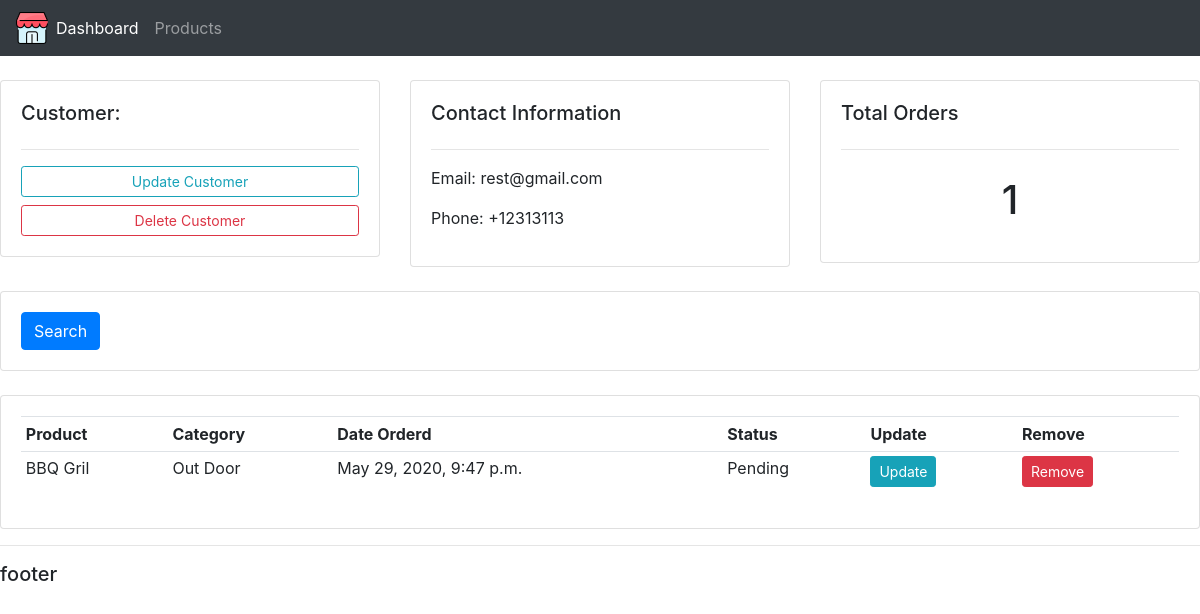
The app's page /customer/2/ with its own data.
### accounts/models.py (models this page shows, shortened)
class Customer(models.Model):
    name =  models.CharField(max_length = 200,  null=True)
    email = models.CharField(max_length = 200, null= True)
    phone = models.CharField(max_length = 200, null = True)
    date_created = models.DateTimeField(auto_now_add = True, null = True)

class Order(models.Model):
    STATUS =(('Pending','Pending'),
              ('Out for delivery', 'Out for delivery'),
              ('Delivered', 'Delivered'),
            )
    product = models.ForeignKey(Product, null = True, on_delete = models.SET_NULL)
    customer = models.ForeignKey(Customer, null = True, on_delete = models.SET_NULL)
    date_created = models.DateTimeField(auto_now_add = True, null = True)
    status =  models.CharField(max_length = 200,  null=True, choices = STATUS)

class Product(models.Model):
    CATEGORY = (
        ('Indoor','Indoor'),
        ('Out Door', 'Out Door')
    )
    name = models.CharField(max_length = 200,  null=True)
    price = models.FloatField( null = True)
    category = models.CharField(max_length = 200,  null=True, choices = CATEGORY)
    description = models.CharField(max_length = 200, null = True)
    date_created = models.DateTimeField(auto_now_add = True, null = True)
    tags = models.ManyToManyField('Tag')
    def __str__(self):
        return self.name

### accounts/views.py (the view)
# urls.py: path('customer/<str:pk_test>/',views.customer, name = 'customer'),
def customer(request, pk_test):
    customer = Customer.objects.get(id = pk_test)
    orders = customer.order_set.all()
    order_count = orders.count()
    context = {'customer':customer,'orders':orders, 'order_count':order_count}
    return render(request, 'accounts/customer.html',context)

### accounts/templates/accounts/customer.html
{% extends 'accounts/main.html' %}
{% block content %}
<br>
<div class="row">
	<div class="col-md">
		<div class="card card-body">
			<h5>Customer:</h5>
			<hr>
			<a class="btn btn-outline-info  btn-sm btn-block" href="">Update Customer</a>
			<a class="btn btn-outline-danger  btn-sm btn-block" href="">Delete Customer</a>
		</div>
	</div>
	<div class="col-md">
		<div class="card card-body">
			<h5>Contact Information</h5>
			<hr>
			<p>Email: {{customer.email}}</p>
			<p>Phone: {{customer.phone}}</p>
		</div>
	</div>
	<div class="col-md">
		<div class="card card-body">
			<h5>Total Orders</h5>
			<hr>
			<h1 style="text-align: center;padding: 10px">{{order_count}}</h1>
		</div>
	</div>
</div>
<br>
<div class="row">
	<div class="col">
		<div class="card card-body">
			<form method="get">
		    <button class="btn btn-primary" type="submit">Search</button>
		  </form>
		</div>
	</div>
</div>
<br>
<div class="row">
	<div class="col-md">
		<div class="card card-body">
			<table class="table table-sm">
				<tr>
					<th>Product</th>
					<th>Category</th>
					<th>Date Orderd</th>
					<th>Status</th>
					<th>Update</th>
					<th>Remove</th>
				</tr>
				{% for order in orders %}
				<tr>
					<td>{{order.product}}</td>
					<td>{{order.product.category}}</td>
					<td>{{order.date_created}}</td>
					<td>{{order.status}}</td>
					<td><a class="btn btn-sm btn-info" href='{% url "update_order"  order.id %}'>Update</a></td>
                    <td><a class="btn btn-sm btn-danger" href="{% url 'delete_order' order.id %}">Remove</a></td>
				</tr>
				{% endfor %}
			</table>
		</div>
	</div>
</div>
{% endblock %}

### static/css/main.css (style rules this page uses)
body { background-color: #ebeff5; }

### records on screen
Customer: email "rest@gmail.com", phone "+12313113"
Order: product "BBQ Gril", product.category "Out Door", date_created "May 29, 2020, 9:47 p.m.", status "Pending"

### other values on screen
{{ order_count }} "1"
